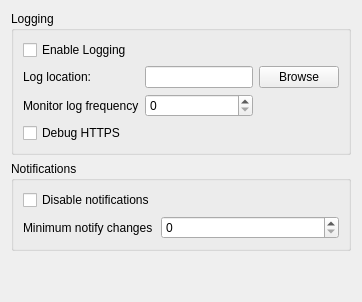
       <widget class="QWidget" name="tab_logging">
        <attribute name="title">
         <string>Logging</string>
        </attribute>
        <layout class="QVBoxLayout" name="verticalLayout_6">
         <item>
          <widget class="QGroupBox" name="groupBox_7">
           <property name="toolTip">
            <string/>
           </property>
           <property name="title">
            <string>Logging</string>
           </property>
           <layout class="QVBoxLayout" name="verticalLayout_9">
            <item>
             <layout class="QGridLayout" name="gridLayout_8">
              <item row="0" column="0">
               <widget class="QCheckBox" name="checkBox_enable_logging">
                <property name="toolTip">
                 <string>Enable OneDrive client activity logging to a separate log file.</string>
                </property>
                <property name="text">
                 <string>Enable Logging</string>
                </property>
               </widget>
              </item>
              <item row="1" column="0">
               <widget class="QLabel" name="label_log_dir">
                <property name="toolTip">
                 <string>Directory where logging output is saved to, needs to end with a slash.</string>
                </property>
                <property name="text">
                 <string>Log location:</string>
                </property>
               </widget>
              </item>
              <item row="4" column="0">
               <widget class="QCheckBox" name="checkBox_debug_https">
                <property name="toolTip">
                 <string>Debug OneDrive HTTPS communication.</string>
                </property>
                <property name="text">
                 <string>Debug HTTPS</string>
                </property>
               </widget>
              </item>
              <item row="1" column="1">
               <widget class="QLineEdit" name="lineEdit_log_dir"/>
              </item>
              <item row="1" column="2">
               <widget class="QPushButton" name="pushButton_log_dir_browse">
                <property name="text">
                 <string>Browse</string>
                </property>
               </widget>
              </item>
              <item row="3" column="0">
               <widget class="QLabel" name="label_monitor_log_frequency">
                <property name="toolTip">
                 <string>Frequency of logging in monitor mode.</string>
                </property>
                <property name="text">
                 <string>Monitor log frequency</string>
                </property>
               </widget>
              </item>
              <item row="3" column="1">
               <widget class="QSpinBox" name="spinBox_monitor_log_frequency"/>
              </item>
             </layout>
            </item>
           </layout>
          </widget>
         </item>
         <item>
          <widget class="QGroupBox" name="groupBox_6">
           <property name="title">
            <string>Notifications</string>
           </property>
           <layout class="QFormLayout" name="formLayout_3">
            <item row="1" column="0">
             <widget class="QLabel" name="label_min_notify_changes">
              <property name="toolTip">
               <string>Minimum number of pending incoming changes necessary to trigger a desktop notification.</string>
              </property>
              <property name="text">
               <string>Minimum notify changes</string>
              </property>
             </widget>
            </item>
            <item row="1" column="1">
             <widget class="QSpinBox" name="spinBox_min_notify_changes"/>
            </item>
            <item row="0" column="0">
             <widget class="QCheckBox" name="checkBox_disable_notifications">
              <property name="toolTip">
               <string>Do not use desktop notifications in monitor mode.</string>
              </property>
              <property name="text">
               <string>Disable notifications</string>
              </property>
             </widget>
            </item>
           </layout>
          </widget>
         </item>
         <item>
          <spacer name="verticalSpacer_2">
           <property name="orientation">
            <enum>Qt::Vertical</enum>
           </property>
           <property name="sizeHint" stdset="0">
            <size>
             <width>20</width>
             <height>40</height>
            </size>
           </property>
          </spacer>
         </item>
        </layout>
       </widget>
